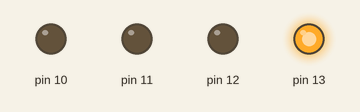
A sketch run on a simulated Arduino Uno, built with avr-gcc and run on an emulated ATmega328P. On the bench: output pins drawn as LEDs (lit = HIGH).

Above: at 0.5 s.
At 4.5 s:
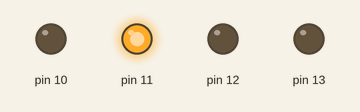
At 6.5 s:
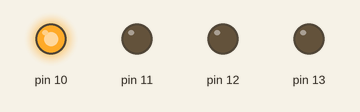
At 7.5 s:
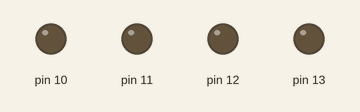
At 14.5 s:
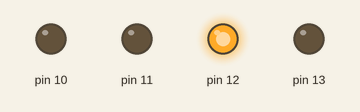
Timing chart, 0 to 15.6 s (numbered marks = the images above):
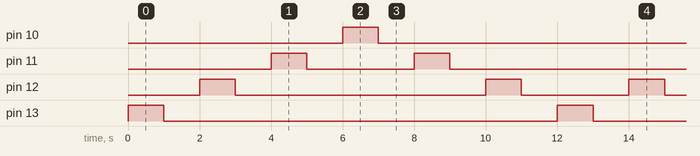

Measured:
- by itself, pin 10, pin 13: alternates HIGH for 1.0 s and LOW for 11.0 s
- by itself, pin 11: repeats every 12.0 s: LOW 3.0 s, HIGH 1.0 s, LOW 7.0 s, HIGH 1.0 s
- by itself, pin 12: repeats every 12.0 s: LOW 7.0 s, HIGH 1.0 s, LOW 3.0 s, HIGH 1.0 s

The sketch:

Running_LED_Function.ino
```cpp
void setup() {
    pinMode(13, OUTPUT);
    pinMode(12, OUTPUT);
    pinMode(11, OUTPUT);
    pinMode(10, OUTPUT);
}

void loop() {
    blinky(13);
    blinky(12);
    blinky(11);
    blinky(10);
    blinky(11);
    blinky(12);
}

void blinky(int pin) {
    digitalWrite(pin, HIGH);
    delay(1000);
    digitalWrite(pin, LOW);
    delay(1000);
}
```
